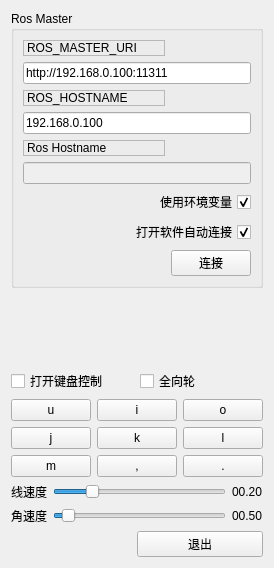
              <widget class="QWidget" name="scrollAreaWidgetContents_3">
               <property name="geometry">
                <rect>
                 <x>0</x>
                 <y>0</y>
                 <width>272</width>
                 <height>568</height>
                </rect>
               </property>
               <layout class="QVBoxLayout" name="verticalLayout_6">
                <item>
                 <widget class="QGroupBox" name="groupBox">
                  <property name="title">
                   <string>Ros Master</string>
                  </property>
                  <layout class="QGridLayout" name="gridLayout">
                   <item row="3" column="0" colspan="2">
                    <widget class="QLineEdit" name="line_edit_host">
                     <property name="maximumSize">
                      <size>
                       <width>16777215</width>
                       <height>25</height>
                      </size>
                     </property>
                     <property name="text">
                      <string>192.168.0.100</string>
                     </property>
                    </widget>
                   </item>
                   <item row="7" column="0" colspan="2">
                    <widget class="QCheckBox" name="checkbox_remember_settings">
                     <property name="layoutDirection">
                      <enum>Qt::RightToLeft</enum>
                     </property>
                     <property name="locale">
                      <locale language="Chinese" country="China"/>
                     </property>
                     <property name="text">
                      <string>打开软件自动连接</string>
                     </property>
                     <property name="checked">
                      <bool>true</bool>
                     </property>
                    </widget>
                   </item>
                   <item row="4" column="0">
                    <widget class="QLabel" name="label_3">
                     <property name="maximumSize">
                      <size>
                       <width>16777215</width>
                       <height>25</height>
                      </size>
                     </property>
                     <property name="locale">
                      <locale language="Chinese" country="China"/>
                     </property>
                     <property name="frameShape">
                      <enum>QFrame::StyledPanel</enum>
                     </property>
                     <property name="frameShadow">
                      <enum>QFrame::Raised</enum>
                     </property>
                     <property name="text">
                      <string>Ros Hostname</string>
                     </property>
                    </widget>
                   </item>
                   <item row="2" column="0">
                    <widget class="QLabel" name="label_2">
                     <property name="maximumSize">
                      <size>
                       <width>16777215</width>
                       <height>25</height>
                      </size>
                     </property>
                     <property name="frameShape">
                      <enum>QFrame::StyledPanel</enum>
                     </property>
                     <property name="frameShadow">
                      <enum>QFrame::Raised</enum>
                     </property>
                     <property name="text">
                      <string>ROS_HOSTNAME</string>
                     </property>
                    </widget>
                   </item>
                   <item row="5" column="0" colspan="2">
                    <widget class="QLineEdit" name="line_edit_topic">
                     <property name="enabled">
                      <bool>false</bool>
                     </property>
                     <property name="maximumSize">
                      <size>
                       <width>16777215</width>
                       <height>25</height>
                      </size>
                     </property>
                     <property name="text">
                      <string/>
                     </property>
                    </widget>
                   </item>
                   <item row="8" column="0">
                    <spacer name="horizontalSpacer">
                     <property name="orientation">
                      <enum>Qt::Horizontal</enum>
                     </property>
                     <property name="sizeHint" stdset="0">
                      <size>
                       <width>170</width>
                       <height>21</height>
                      </size>
                     </property>
                    </spacer>
                   </item>
                   <item row="1" column="0" colspan="2">
                    <widget class="QLineEdit" name="line_edit_master">
                     <property name="maximumSize">
                      <size>
                       <width>16777215</width>
                       <height>25</height>
                      </size>
                     </property>
                     <property name="text">
                      <string>http://192.168.0.100:11311</string>
                     </property>
                    </widget>
                   </item>
                   <item row="0" column="0">
                    <widget class="QLabel" name="label">
                     <property name="maximumSize">
                      <size>
                       <width>16777215</width>
                       <height>25</height>
                      </size>
                     </property>
                     <property name="frameShape">
                      <enum>QFrame::StyledPanel</enum>
                     </property>
                     <property name="frameShadow">
                      <enum>QFrame::Raised</enum>
                     </property>
                     <property name="text">
                      <string>ROS_MASTER_URI</string>
                     </property>
                    </widget>
                   </item>
                   <item row="8" column="1">
                    <widget class="QPushButton" name="button_connect">
                     <property name="enabled">
                      <bool>true</bool>
                     </property>
                     <property name="sizePolicy">
                      <sizepolicy hsizetype="MinimumExpanding" vsizetype="Fixed">
                       <horstretch>0</horstretch>
                       <verstretch>0</verstretch>
                      </sizepolicy>
                     </property>
                     <property name="toolTip">
                      <string>Set the target to the current joint trajectory state.</string>
                     </property>
                     <property name="statusTip">
                      <string>Clear all waypoints and set the target to the current joint trajectory state.</string>
                     </property>
                     <property name="text">
                      <string>连接</string>
                     </property>
                    </widget>
                   </item>
                   <item row="6" column="0" colspan="2">
                    <widget class="QCheckBox" name="checkbox_use_environment">
                     <property name="layoutDirection">
                      <enum>Qt::RightToLeft</enum>
                     </property>
                     <property name="locale">
                      <locale language="Chinese" country="China"/>
                     </property>
                     <property name="text">
                      <string>使用环境变量</string>
                     </property>
                     <property name="checked">
                      <bool>true</bool>
                     </property>
                    </widget>
                   </item>
                  </layout>
                 </widget>
                </item>
                <item>
                 <spacer name="verticalSpacer">
                  <property name="orientation">
                   <enum>Qt::Vertical</enum>
                  </property>
                  <property name="sizeHint" stdset="0">
                   <size>
                    <width>248</width>
                    <height>27</height>
                   </size>
                  </property>
                 </spacer>
                </item>
                <item>
                 <layout class="QHBoxLayout" name="horizontalLayout_15">
                  <item>
                   <widget class="QCheckBox" name="checkBox_key">
                    <property name="text">
                     <string>打开键盘控制</string>
                    </property>
                   </widget>
                  </item>
                  <item>
                   <widget class="QCheckBox" name="checkBox_mec">
                    <property name="text">
                     <string>全向轮</string>
                    </property>
                   </widget>
                  </item>
                 </layout>
                </item>
                <item>
                 <layout class="QGridLayout" name="gridLayout_2" rowstretch="1,1,1" columnstretch="1,1,1">
                  <item row="0" column="0">
                   <widget class="QPushButton" name="pushButton_lu">
                    <property name="text">
                     <string>u</string>
                    </property>
                    <property name="autoExclusive">
                     <bool>true</bool>
                    </property>
                   </widget>
                  </item>
                  <item row="0" column="1">
                   <widget class="QPushButton" name="pushButton_u">
                    <property name="text">
                     <string>i</string>
                    </property>
                    <property name="checkable">
                     <bool>false</bool>
                    </property>
                    <property name="checked">
                     <bool>false</bool>
                    </property>
                    <property name="autoRepeat">
                     <bool>false</bool>
                    </property>
                    <property name="autoExclusive">
                     <bool>true</bool>
                    </property>
                    <property name="autoRepeatDelay">
                     <number>30000</number>
                    </property>
                    <property name="autoRepeatInterval">
                     <number>10</number>
                    </property>
                   </widget>
                  </item>
                  <item row="0" column="2">
                   <widget class="QPushButton" name="pushButton_ru">
                    <property name="text">
                     <string>o</string>
                    </property>
                    <property name="autoExclusive">
                     <bool>true</bool>
                    </property>
                    <property name="autoRepeatDelay">
                     <number>3</number>
                    </property>
                    <property name="autoRepeatInterval">
                     <number>1</number>
                    </property>
                   </widget>
                  </item>
                  <item row="1" column="0">
                   <widget class="QPushButton" name="pushButton_l">
                    <property name="text">
                     <string>j</string>
                    </property>
                    <property name="autoExclusive">
                     <bool>true</bool>
                    </property>
                   </widget>
                  </item>
                  <item row="1" column="1">
                   <widget class="QPushButton" name="pushButton_stop">
                    <property name="text">
                     <string>k</string>
                    </property>
                    <property name="autoExclusive">
                     <bool>true</bool>
                    </property>
                   </widget>
                  </item>
                  <item row="1" column="2">
                   <widget class="QPushButton" name="pushButton_r">
                    <property name="text">
                     <string>l</string>
                    </property>
                    <property name="autoExclusive">
                     <bool>true</bool>
                    </property>
                   </widget>
                  </item>
                  <item row="2" column="0">
                   <widget class="QPushButton" name="pushButton_ld">
                    <property name="text">
                     <string>m</string>
                    </property>
                    <property name="autoExclusive">
                     <bool>true</bool>
                    </property>
                   </widget>
                  </item>
                  <item row="2" column="1">
                   <widget class="QPushButton" name="pushButton_d">
                    <property name="text">
                     <string>,</string>
                    </property>
                    <property name="autoExclusive">
                     <bool>true</bool>
                    </property>
                   </widget>
                  </item>
                  <item row="2" column="2">
                   <widget class="QPushButton" name="pushButton_rd">
                    <property name="text">
                     <string>.</string>
                    </property>
                    <property name="autoExclusive">
                     <bool>true</bool>
                    </property>
                   </widget>
                  </item>
                 </layout>
                </item>
                <item>
                 <layout class="QGridLayout" name="gridLayout_4">
                  <item row="0" column="0">
                   <widget class="QLabel" name="label_20">
                    <property name="text">
                     <string>线速度</string>
                    </property>
                   </widget>
                  </item>
                  <item row="0" column="1">
                   <widget class="QSlider" name="horizontalSlider_v">
                    <property name="maximum">
                     <number>100</number>
                    </property>
                    <property name="value">
                     <number>20</number>
                    </property>
                    <property name="orientation">
                     <enum>Qt::Horizontal</enum>
                    </property>
                   </widget>
                  </item>
                  <item row="0" column="2">
                   <widget class="QLabel" name="label_v">
                    <property name="text">
                     <string>00.20</string>
                    </property>
                   </widget>
                  </item>
                  <item row="1" column="0">
                   <widget class="QLabel" name="label_21">
                    <property name="text">
                     <string>角速度</string>
                    </property>
                   </widget>
                  </item>
                  <item row="1" column="1">
                   <widget class="QSlider" name="horizontalSlider_c">
                    <property name="minimum">
                     <number>0</number>
                    </property>
                    <property name="maximum">
                     <number>1000</number>
                    </property>
                    <property name="value">
                     <number>50</number>
                    </property>
                    <property name="orientation">
                     <enum>Qt::Horizontal</enum>
                    </property>
                   </widget>
                  </item>
                  <item row="1" column="2">
                   <widget class="QLabel" name="label_c">
                    <property name="text">
                     <string>00.50</string>
                    </property>
                   </widget>
                  </item>
                 </layout>
                </item>
                <item>
                 <layout class="QHBoxLayout" name="horizontalLayout_5">
                  <item>
                   <spacer name="horizontalSpacer_3">
                    <property name="orientation">
                     <enum>Qt::Horizontal</enum>
                    </property>
                    <property name="sizeHint" stdset="0">
                     <size>
                      <width>40</width>
                      <height>20</height>
                     </size>
                    </property>
                   </spacer>
                  </item>
                  <item>
                   <widget class="QPushButton" name="quit_button">
                    <property name="sizePolicy">
                     <sizepolicy hsizetype="MinimumExpanding" vsizetype="Fixed">
                      <horstretch>0</horstretch>
                      <verstretch>0</verstretch>
                     </sizepolicy>
                    </property>
                    <property name="text">
                     <string>退出</string>
                    </property>
                   </widget>
                  </item>
                 </layout>
                </item>
               </layout>
              </widget>
